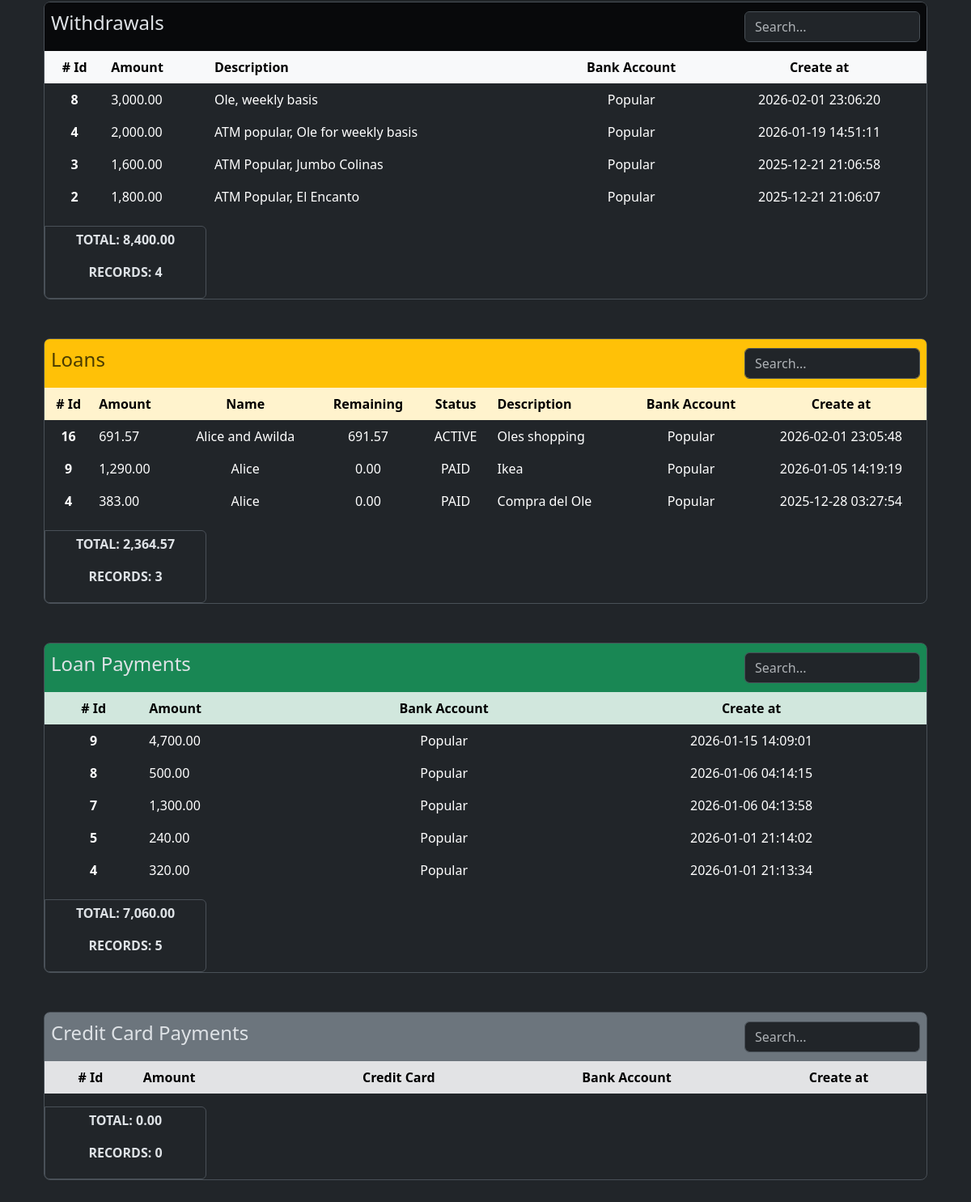
Before: /bank_accounts/associated_records/19 (lower part) with the older database file.
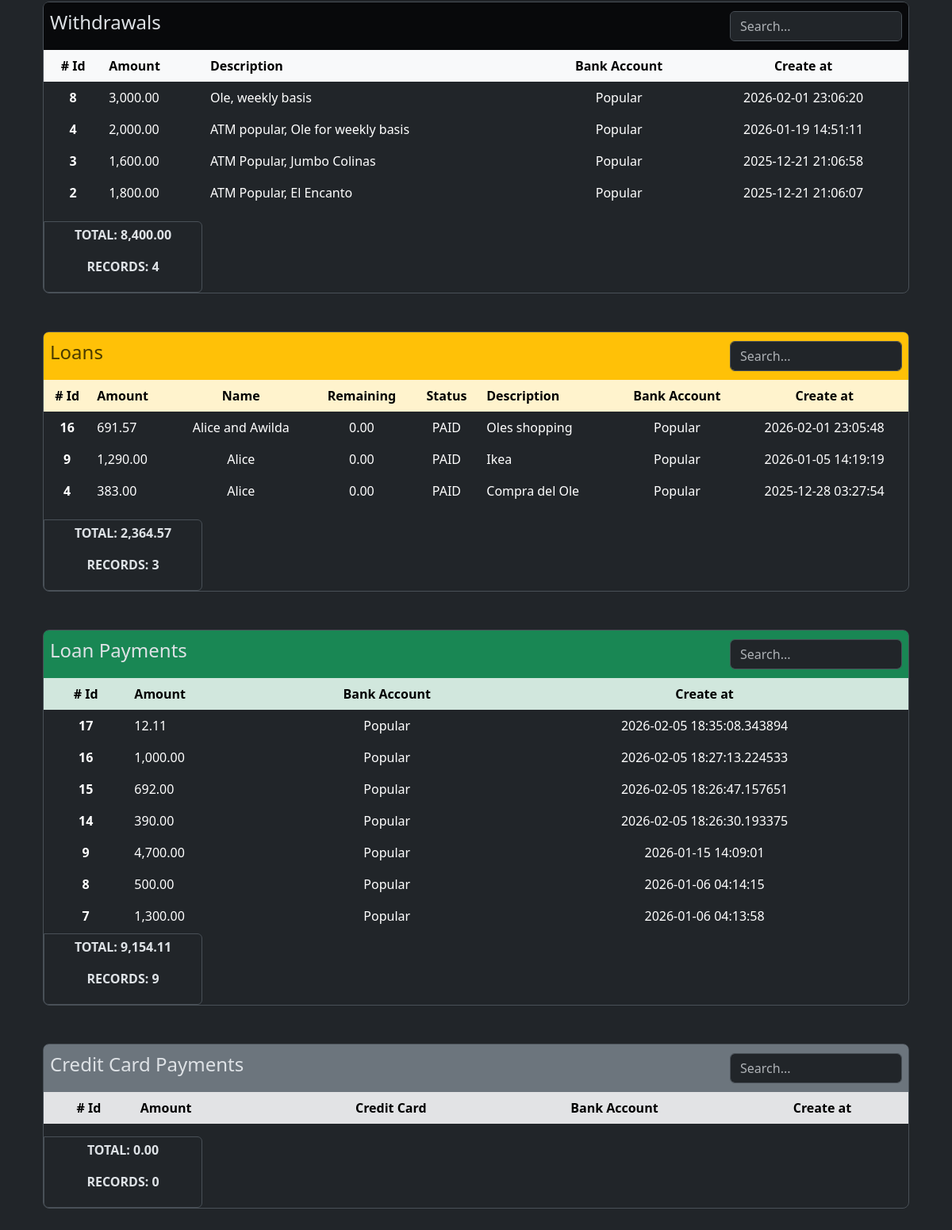
After: the same page with the newer database file.
### app/models/withdrawal.py (models this page shows, shortened)
class Withdrawal(db.Model):
    __tablename__ = 'withdrawals'
    id = db.Column(db.Integer, primary_key=True)
    amount = db.Column(db.Numeric(10,2), nullable=False, default=0.00)
    description = db.Column(db.String(255))
    code = db.Column(db.String(50), nullable=False)
    bank_account_id = db.Column(db.Integer, db.ForeignKey('bank_accounts.id'))
    created_at = db.Column(
        db.DateTime(timezone=True),
        default=utcnow, #internally sqlalchemy will exectute the function so dont add the parentheses otherwise it'll break down when creating the record in the db
        nullable=False
    )
    updated_at = db.Column(
        db.DateTime(timezone=True),
        onupdate=utcnow, #internally sqlalchemy will exectute the function so dont add the parentheses otherwise it'll break down when creating the record in the db
    )
    bank_account = relationship('BankAccount', back_populates='withdrawals')

### app/models/bank_account.py (models this page shows)
class BankAccount(db.Model):
    __tablename__ = 'bank_accounts'
    id = db.Column(db.Integer, primary_key=True)
    nick_name = db.Column(db.String(120))
    amount_available = db.Column(db.Numeric(10, 2), nullable=False)
    is_active = db.Column(db.Boolean, default=True)
    account_number = db.Column(db.Integer, nullable=True)
    bank_id = db.Column(db.Integer, db.ForeignKey('banks.id'))
    created_at = db.Column(
        db.DateTime(timezone=True),
        default=utcnow, #internally sqlalchemy will exectute the function so dont add the parentheses otherwise it'll break down when creating the record in the db
        nullable=False
    )
    updated_at = db.Column(
        db.DateTime(timezone=True),
        onupdate=utcnow, #internally sqlalchemy will exectute the function so dont add the parentheses otherwise it'll break down when creating the record in the db
    )
    bank = relationship('Bank', back_populates='bank_accounts')
    expenses = relationship('Expense', back_populates='bank_account', order_by='desc(Expense.created_at)')
    incomes = relationship('Income', back_populates='bank_account', order_by='desc(Income.created_at)')
    credit_card_payments = relationship('CreditCardPayment', back_populates='bank_account', order_by='desc(CreditCardPayment.created_at)')
    withdrawals = relationship('Withdrawal', back_populates='bank_account', order_by='desc(Withdrawal.created_at)')
    loans = relationship('Loan', back_populates='bank_account', order_by='desc(Loan.created_at)')
    loan_payments = relationship('LoanPayment', back_populates='bank_account', order_by='desc(LoanPayment.created_at)')
    debts = relationship('Debt', back_populates='bank_account', order_by='desc(Debt.created_at)')
    debt_payments = relationship('DebtPayment', back_populates='bank_account', order_by='desc(DebtPayment.created_at)')
    transaction_ledger = relationship('BankAccountTransactionsLedger', back_populates='bank_account')
    deposits = relationship('Deposit', back_populates='bank_account', order_by='desc(Deposit.created_at)')
    outgoing_transfers = relationship('BankTransfer', foreign_keys='BankTransfer.from_bank_account_id', back_populates='from_bank_account', order_by='desc(BankTransfer.created_at)')
    incoming_transfers = relationship('BankTransfer', foreign_keys='BankTransfer.to_bank_account_id', back_populates='to_bank_account', order_by='desc(BankTransfer.created_at)')

### app/models/loan.py (models this page shows, shortened)
class Loan(db.Model):
    __tablename__ = 'loans'
    id = db.Column(db.Integer, primary_key=True)
    person_name = db.Column(db.String(100), nullable=False)
    amount = db.Column(db.Numeric(10, 2), nullable=False)
    is_active = db.Column(db.Boolean, default=True)
    is_cash = db.Column(db.Boolean)
    code = db.Column(db.String(50), nullable=False)
    description = db.Column(db.String(200))
    bank_account_id = db.Column(db.Integer, db.ForeignKey('bank_accounts.id'))
    created_at = db.Column(
        db.DateTime(timezone=True),
        default=utcnow, #internally sqlalchemy will exectute the function so dont add the parentheses otherwise it'll break down when creating the record in the db
        nullable=False
    )
    updated_at = db.Column(
        db.DateTime(timezone=True),
        onupdate=utcnow, #internally sqlalchemy will exectute the function so dont add the parentheses otherwise it'll break down when creating the record in the db
    )
    loan_payments = relationship('LoanPayment', back_populates='loan', order_by='desc(LoanPayment.created_at)', cascade='all, delete-orphan')
    bank_account = relationship('BankAccount', back_populates='loans')
    def total_payments(self):
        db.session.refresh(self)
        total = Decimal(0.0)
        for payment in self.loan_payments:
            total += payment.amount
        return total
    def remaining_amount(self):
        db.session.refresh(self)
        remaining = self.amount - self.total_payments()
        if remaining < 0:
            return Decimal('0.00')
        return remaining.quantize(Decimal('0.00'))

### app/models/loan_payment.py (models this page shows, shortened)
class LoanPayment(db.Model):
    __tablename__ = 'loan_payment'
    id = db.Column(db.Integer, primary_key=True)
    amount = db.Column(db.Numeric(10,2), nullable=False)
    is_cash = db.Column(db.Boolean, nullable=False)
    loan_id = db.Column(db.Integer, db.ForeignKey('loans.id'))
    bank_account_id = db.Column(db.Integer, db.ForeignKey('bank_accounts.id', name='bank_account_id'))
    code = db.Column(db.String(50), nullable=False, server_default='TEMP')
    created_at = db.Column(
        db.DateTime(timezone=True),
        default=utcnow, #internally sqlalchemy will exectute the function so dont add the parentheses otherwise it'll break down when creating the record in the db
        nullable=False
    )
    updated_at = db.Column(
        db.DateTime(timezone=True),
        onupdate=utcnow, #internally sqlalchemy will exectute the function so dont add the parentheses otherwise it'll break down when creating the record in the db
    )
    loan = relationship('Loan', back_populates='loan_payments')
    bank_account = relationship('BankAccount', back_populates='loan_payments')

### app/routes/bank_account_routes.py (the view)
@bank_account_bp.route('/associated_records/<int:bank_account_id>')
def associated_records(bank_account_id):
    try:
        data = ba_controller.get_associated_records(bank_account_id)
        return render_template('bank_accounts/associated_records.html', **data)
    except Exception as e:
        print(e)
        return jsonify({'error': str(e)}), 400

### app/utils/numeric_casting.py (called while the page is built)
def total_amount(obj_list: list):
    total = Decimal()
    for o in obj_list:
        total += o.amount
    return format_amount(total)

def format_amount(value):
    try:
        return f'{value:,.2f}';
    except Exception as e:
        return None

### app/templates/bank_accounts/associated_records.html (shortened to what the changed rows need)
{% extends 'layout.html' %}
{% block content %}
    <div class="my-5 border rounded-3">
        <div class="table-responsive overflow-y-auto" style="max-height: 322px;">
            <table class="table table-borderless table-hover text-center">
                <thead class="sticky-top">
                    <tr class="table-light" >
                        <th scope="col"># Id</th>
                        <th scope="col" class="text-start">Amount</th>
                        <th scope="col" class="text-start">Description</th>
                        <th scope="col">Bank Account</th>
                        <th scope="col">Create at</th>
                    </tr>
                </thead>
                <tbody  id="withdrawals-table-body">
                  {% for withdrawal in bank_account.withdrawals %}
                    <tr>
                        <th scope="row">{{ withdrawal.id }}</th>
                        <td class="text-start">{{ format_amount(withdrawal.amount) }}</td>
                        <td class="text-start">{{ withdrawal.description if withdrawal.description else '-'}}</td>
                        <td>{{ withdrawal.bank_account.nick_name }}</td>
                        <td>{{ withdrawal.created_at }}</td>
                    </tr>
                  {% endfor %}
                </tbody>
            </table>
        </div>
        <div class="p-1 border rounded-end rounded-bottom w-100 d-flex justify-content-center align-items-center" style="max-width: 200px;">
            <div class="row text-center">
                <p class="fs-6 fw-bold" id="total-amounts-withdrawal-id">TOTAL: {{ total_amount(bank_account.withdrawals) }}</p>
                <p class="fs-6 fw-bold" id="total-count-withdrawal-id">RECORDS: {{ bank_account.withdrawals | length }}</p>
            </div>
        </div>
    </div>
    <div class="my-5 border rounded-3">
        <div id="expenses-table-container" class="table-responsive overflow-y-auto" style="max-height: 322px;">
            <table class="table table-borderless text-center  table-hover">
                <thead class="sticky-top">
                    <tr class="table-warning">
                        <th scope="col"># Id</th>
                        <th scope="col" class="text-start">Amount</th>
                        <th scope="col">Name</th>
                        <th scope="col">Remaining</th>
                        <th scope="col">Status</th>
                        <th scope="col" class="text-start">Description</th>
                        <th scope="col">Bank Account</th>
                        <th scope="col">Create at</th>
                    </tr>
                </thead>
                <tbody id="loans-table-body">
                  {% for loan in bank_account.loans %}
                    <tr class="loan-row" data-loan-id="{{ loan.id }}" data-url-associated-records = "{{ url_for('accounts_receivable.associated_records', loan_id=loan.id) }}">
                        <th scope="row">{{ loan.id }}</th>
                        <td class="text-start">{{ format_amount(loan.amount) }}</td>
                        <td>{{ loan.person_name }}</td>
                        <td> {{ loan.remaining_amount() }} </td>
                        <td>{{ 'ACTIVE' if loan.is_active else 'PAID'  }}</td>
                        <td class="text-start">{{ loan.description }}</td>
                        <td>{{ loan.bank_account.nick_name }}</td>
                        <td>{{ loan.created_at }}</td>
                    </tr>
                  {% endfor %}
                </tbody>
            </table>
        </div>
        <div class="p-1 border rounded-end rounded-bottom w-100 d-flex justify-content-center align-items-center" style="max-width: 200px;">
            <div class="row text-center">
                <p class="fs-6 fw-bold" id="total-amounts-loans-id">TOTAL: {{ total_amount(bank_account.loans) }}</p>
                <p class="fs-6 fw-bold" id="total-count-loans-id">RECORDS: {{ bank_account.loans | length }}</p>
            </div>
        </div>
    </div>
    <div class="my-5 border rounded-3">
        <div id="expenses-table-container" class="table-responsive overflow-y-auto" style="max-height: 322px;">
            <table class="table table-borderless table-hover text-center" id="expenses-table">
                <thead class="sticky-top">
                    <tr class="table-success">
                        <th scope="col"># Id</th>
                        <th scope="col" class="text-start">Amount</th>
                        <th scope="col">Bank Account</th>
                        <th scope="col">Create at</th>
                    </tr>
                </thead>
                <tbody id="loan-payment-table-body">
                    {% for payment in bank_account.loan_payments %}
                    <tr>
                        <th scope="row">{{ payment.id }}</th>
                        <td class="text-start">{{ format_amount(payment.amount) }}</td>
                        <td>{{ payment.bank_account.nick_name }}</td>
                        <td>{{ payment.created_at }}</td>
                    </tr>
                    {% endfor %}
                </tbody>
            </table>
        </div>
        <div class="p-1 border rounded-end rounded-bottom w-100 d-flex justify-content-center align-items-center" style="max-width: 200px;">
            <div class="row text-center">
                <p class="fs-6 fw-bold" id="total-amounts-loans-payments-id">TOTAL: {{ total_amount(bank_account.loan_payments) }}</p>
                <p class="fs-6 fw-bold" id="total-count-loans-payments-id">RECORDS: {{ bank_account.loan_payments | length }}</p>
            </div>
        </div>
    </div>
    <div class="my-5 border rounded-3">
        <div id="payments-table-container" class="table-responsive overflow-y-auto" style="max-height: 322px;">
            <table class="table table-borderless table-hover text-center" id="expenses-table">
                <thead class="sticky-top">
                    <tr class="table-secondary">
                        <th scope="col"># Id</th>
                        <th scope="col" class="text-start">Amount</th>
                        <th scope="col">Credit Card</th>
                        <th scope="col">Bank Account</th>
                        <th scope="col">Create at</th>
                    </tr>
                </thead>
            </table>
        </div>
    </div>
    <link href="https://cdn.jsdelivr.net/npm/@sweetalert2/theme-dark@5/dark.css" rel="stylesheet">
{% endblock %}

Changed rows visible on the page:
no longer on this page (row unchanged): LoanPayment: id "5", amount "240.00", bank_account.nick_name "Popular", created_at "2026-01-01 21:14:02"
no longer on this page (row unchanged): LoanPayment: id "4", amount "320.00", bank_account.nick_name "Popular", created_at "2026-01-01 21:13:34"
changed Loan "Alice and Awilda": remaining_amount "691.57" → "0.00"; is_active "ACTIVE" → "PAID"
added LoanPayment: id "17", amount "12.11", bank_account.nick_name "Popular", created_at "2026-02-05 18:35:08.343894", amount.amount "9,154.11"
added LoanPayment: id "16", amount "1,000.00", bank_account.nick_name "Popular", created_at "2026-02-05 18:27:13.224533"
added LoanPayment: id "15", amount "692.00", bank_account.nick_name "Popular", created_at "2026-02-05 18:26:47.157651"
added LoanPayment: id "14", amount "390.00", bank_account.nick_name "Popular", created_at "2026-02-05 18:26:30.193375"
Other visible differences:
{{ bank_account.loan_payments | length }}: "5" → "9"
{{ total_amount(bank_account.loan_payments) }}: "7,060.00" → "9,154.11"
